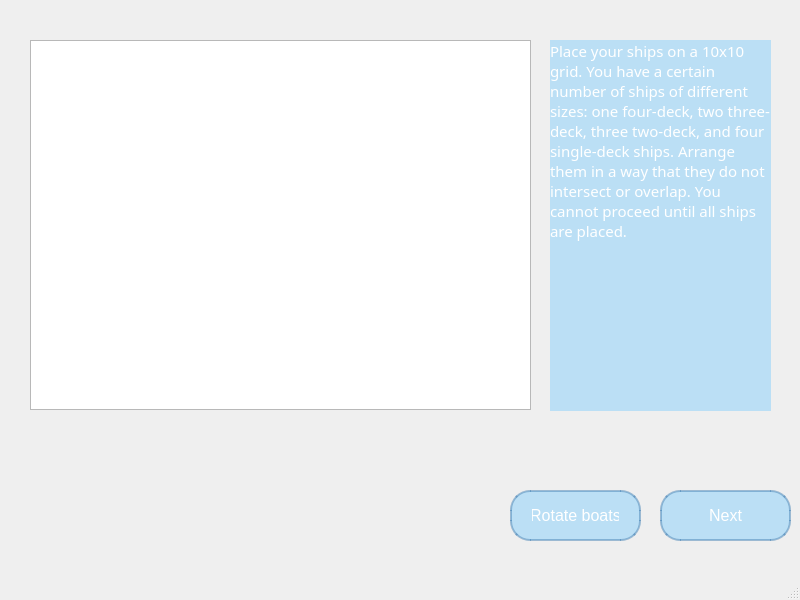
<?xml version="1.0" encoding="UTF-8"?>
<ui version="4.0">
 <class>LocationSelectionWindow</class>
 <widget class="QMainWindow" name="LocationSelectionWindow">
  <property name="geometry">
   <rect>
    <x>0</x>
    <y>0</y>
    <width>800</width>
    <height>600</height>
   </rect>
  </property>
  <property name="windowTitle">
   <string>MainWindow</string>
  </property>
  <property name="autoFillBackground">
   <bool>false</bool>
  </property>
  <widget class="QWidget" name="centralwidget">
   <widget class="QPushButton" name="nextButton">
    <property name="geometry">
     <rect>
      <x>660</x>
      <y>490</y>
      <width>131</width>
      <height>51</height>
     </rect>
    </property>
    <property name="styleSheet">
     <string notr="true">QPushButton {
    border-radius: 20px;
    background-color: rgba(135, 206, 250, 0.5);
    padding: 10px 20px;
    color: #FFFFFF;
    font-size: 16px;
    border: 2px solid rgba(70, 130, 180, 0.5);
    transition: background-color 0.3s;
}

QPushButton:hover {
    background-color: rgba(135, 206, 250, 0.7); 
}

QPushButton:pressed {
    background-color: rgba(70, 130, 180, 0.7); 
    border: 2px solid rgba(70, 130, 180, 0.7);
}
</string>
    </property>
    <property name="text">
     <string>Next</string>
    </property>
   </widget>
   <widget class="QGraphicsView" name="locationSelectionView">
    <property name="geometry">
     <rect>
      <x>30</x>
      <y>40</y>
      <width>501</width>
      <height>370</height>
     </rect>
    </property>
    <property name="minimumSize">
     <size>
      <width>370</width>
      <height>370</height>
     </size>
    </property>
    <property name="maximumSize">
     <size>
      <width>501</width>
      <height>370</height>
     </size>
    </property>
    <property name="autoFillBackground">
     <bool>false</bool>
    </property>
    <property name="verticalScrollBarPolicy">
     <enum>Qt::ScrollBarAlwaysOff</enum>
    </property>
    <property name="horizontalScrollBarPolicy">
     <enum>Qt::ScrollBarAlwaysOff</enum>
    </property>
    <property name="backgroundBrush">
     <brush brushstyle="NoBrush">
      <color alpha="255">
       <red>255</red>
       <green>255</green>
       <blue>255</blue>
      </color>
     </brush>
    </property>
    <property name="foregroundBrush">
     <brush brushstyle="NoBrush">
      <color alpha="255">
       <red>255</red>
       <green>255</green>
       <blue>255</blue>
      </color>
     </brush>
    </property>
    <property name="interactive">
     <bool>true</bool>
    </property>
   </widget>
   <widget class="QPushButton" name="rotateButton">
    <property name="geometry">
     <rect>
      <x>510</x>
      <y>490</y>
      <width>131</width>
      <height>51</height>
     </rect>
    </property>
    <property name="styleSheet">
     <string notr="true">QPushButton {
    border-radius: 20px;
    background-color: rgba(135, 206, 250, 0.5);
    padding: 10px 20px;
    color: #FFFFFF;
    font-size: 16px;
    border: 2px solid rgba(70, 130, 180, 0.5);
    transition: background-color 0.3s;
}

QPushButton:hover {
    background-color: rgba(135, 206, 250, 0.7); 
}

QPushButton:pressed {
    background-color: rgba(70, 130, 180, 0.7); 
    border: 2px solid rgba(70, 130, 180, 0.7);
}
</string>
    </property>
    <property name="text">
     <string>Rotate boats</string>
    </property>
   </widget>
   <widget class="QLabel" name="InformationLabel">
    <property name="geometry">
     <rect>
      <x>550</x>
      <y>40</y>
      <width>221</width>
      <height>371</height>
     </rect>
    </property>
    <property name="maximumSize">
     <size>
      <width>221</width>
      <height>371</height>
     </size>
    </property>
    <property name="font">
     <font>
      <family>Segoe Script</family>
      <pointsize>11</pointsize>
     </font>
    </property>
    <property name="tabletTracking">
     <bool>false</bool>
    </property>
    <property name="layoutDirection">
     <enum>Qt::LeftToRight</enum>
    </property>
    <property name="styleSheet">
     <string notr="true">background-color: rgba(135, 206, 250, 0.5);
color: #FFFFFF;</string>
    </property>
    <property name="lineWidth">
     <number>1</number>
    </property>
    <property name="text">
     <string>Place your ships on a 10x10 grid. You have a certain number of ships of different sizes: one four-deck, two three-deck, three two-deck, and four single-deck ships. Arrange them in a way that they do not intersect or overlap. You cannot proceed until all ships are placed.</string>
    </property>
    <property name="textFormat">
     <enum>Qt::PlainText</enum>
    </property>
    <property name="scaledContents">
     <bool>false</bool>
    </property>
    <property name="alignment">
     <set>Qt::AlignLeading|Qt::AlignLeft|Qt::AlignTop</set>
    </property>
    <property name="wordWrap">
     <bool>true</bool>
    </property>
   </widget>
  </widget>
  <widget class="QMenuBar" name="menubar">
   <property name="geometry">
    <rect>
     <x>0</x>
     <y>0</y>
     <width>800</width>
     <height>21</height>
    </rect>
   </property>
  </widget>
  <widget class="QStatusBar" name="statusbar"/>
 </widget>
 <resources/>
 <connections/>
</ui>
